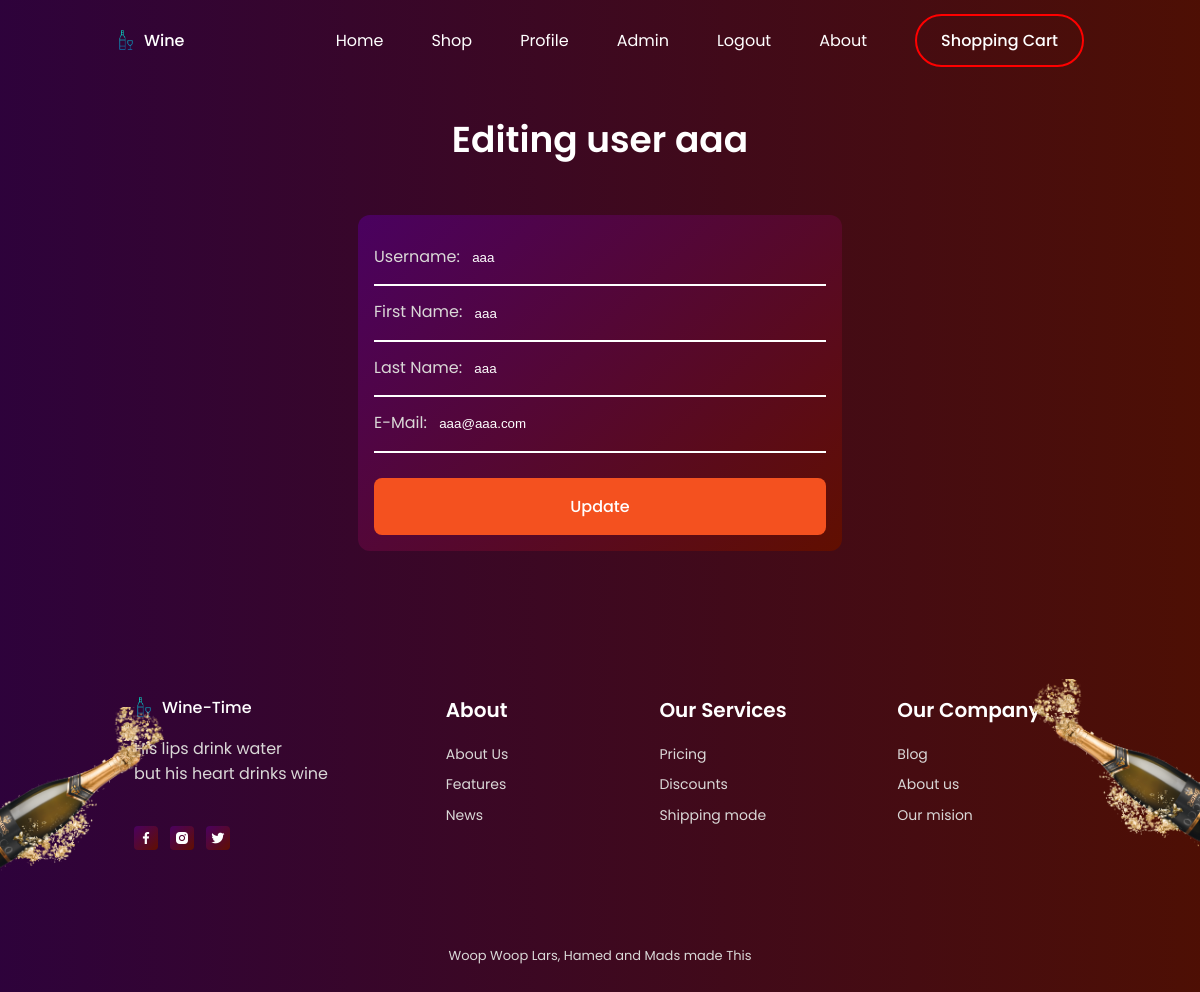
The app's page /adminEditUsers.php?id=1 (signed in) with its own data.
### tables this page shows
CREATE TABLE IF NOT EXISTS `users` (
  `id` int AUTO_INCREMENT NOT NULL PRIMARY KEY,
  `rank` int(11) NOT NULL,
  `fName` varchar(50) NOT NULL,
  `lName` varchar(50) NOT NULL,
  `user` varchar(50) NOT NULL,
  `pass` varchar(100) NOT NULL,
  `email` varchar(255) NOT NULL
);

### classes/DAO/DbCon.php (called while the page is built, shortened)
<?php
class DbCon
{
    protected function connect()
    {
        try {
            $user = "admin5";
            $pass = "123456";
            $dbcon = new \PDO('mysql:host=localhost;dbname=WineTimeDB;charset=utf8', $user, $pass);
            return $dbcon;
        } catch (\PDOException $e) {
            print "Error!: " . $e->getMessage() . "<br/>";
            die();
        }
    }
}

### classes/DAO/Admin.php (called while the page is built, shortened)
<?php
class Admin extends DbCon
{
    public function showUser($entryID)
    {
        try {
            $sqlGet = "SELECT * FROM Users WHERE id=$entryID";
            $stmt = $this->connect()->prepare($sqlGet);
            $stmt->bindParam($entryID, $entryID, \PDO::PARAM_INT);
            if (!$stmt->execute()) {
                $stmt = null;
                header("Location: ../adminUsers.php?error=stmtfailed");
                exit();
            }
            $getUser = $stmt->fetchAll();
            return $getUser;
        } catch (\Throwable $th) {
            $th = header("Location: ../adminUsers.php?error=stmtfailed");
        }
    }
}

### adminEditUsers.php (the view, shortened to what this page needs)
<?php include_once './header.php';
if (isset($_GET['id'])) {
?>
    <?php
    $userView = new \DAO\Admin();
    $user = $userView->showUser($_GET['id']);
    ?>
    <section class="section login">
        <div class="newsletter__container container">
            <h3 class="section__title">Editing user <?php echo $user[0][4] ?></h3>
            <form class="login__form" name="contact" method="post" action="./includes/UpdateUser.inc.php">
                <div style="border-bottom: 2px solid white !important;">
                    <label for="userName">Username:</label>
                    <input id="userName" name="userName" type="text" value="<?php echo $user[0][4] ?>" class="login__input" required="" aria-required="true">
                </div>
                <div style="border-bottom: 2px solid white !important;">
                    <label for="firstName">First Name:</label>
                    <input id="firstName" name="firstName" type="text" value="<?php echo $user[0][2] ?>" class="login__input" required="" aria-required="true">
                </div>
                <div style="border-bottom: 2px solid white !important;">
                    <label for="lastName">Last Name:</label>
                    <input id="lastName" name="lastName" type="text" value="<?php echo $user[0][3] ?>" class="login__input" required="" aria-required="true">
                </div>
                <div style="border-bottom: 2px solid white !important;">
                    <label for="email">E-Mail:</label>
                    <input id="email" name="email" type="email" value="<?php echo $user[0][6] ?>" class="login__input" required="" aria-required="true">
                </div>
                <button class="button" type="submit" name="submit">Update
                </button>
            </form>
        </div>
    </section>
<?php
} else {
    header("Location: ./adminUsers.php?status=0");
} ?>
<?php include_once './footer.php'; ?>

### assets/css/styles.css (style rules this page uses)
:root { --header-height: 3.5rem; --hue: 14; --first-color: hsl(var(--hue), 91%, 54%); --first-color-alt: hsl(var(--hue), 91%, 50%); --title-color: hsl(var(--hue), 4%, 100%); --text-color: hsl(var(--hue), 4%, 85%); --text-color-light: hsl(var(--hue), 4%, 55%); --body-color: linear-gradient( 90deg, hsl(286, 93%, 12%) 0%, hsl(9, 90%, 16%) 100% ); --container-color: linear-gradient( 136deg, hsl(286, 98%, 19%) 0%, hsl(9, 100%, 19%) 100% ); --body-font: "Poppins", sans-serif; --biggest-font-size: 2rem; --h1-font-size: 1.5rem; --h2-font-size: 1.25rem; --h3-font-size: 1rem; --normal-font-size: 0.938rem; --small-font-size: 0.813rem; --smaller-font-size: 0.75rem; --font-medium: 500; --font-semi-bold: 600; --font-black: 900; --mb-0-25: 0.25rem; --mb-0-5: 0.5rem; --mb-0-75: 0.75rem; --mb-1: 1rem; --mb-1-5: 1.5rem; --mb-2: 2rem; --mb-2-5: 2.5rem; --z-tooltip: 10; --z-fixed: 100; }
@media screen and (min-width: 992px) { :root { --biggest-font-size: 4rem; --h1-font-size: 2.25rem; --h2-font-size: 1.5rem; --h3-font-size: 1.25rem; --normal-font-size: 1rem; --small-font-size: 0.875rem; --smaller-font-size: 0.813rem; } }
* { box-sizing: border-box; padding: 0; margin: 0; }
html { scroll-behavior: smooth; }
body { margin: var(--header-height) 0 0 0; font-family: var(--body-font); font-size: var(--normal-font-size); background: var(--body-color); color: var(--text-color); }
h1, h2, h3, h4 { color: var(--title-color); font-weight: var(--font-semi-bold); }
button, input { border: none; outline: none; }
button { cursor: pointer; font-family: var(--body-font); font-size: var(--normal-font-size); }
.section { padding: 4.5rem 0 2rem; }
.section__title { font-size: var(--h2-font-size); margin-bottom: var(--mb-2); text-align: center; }
.container { max-width: 968px; margin-left: var(--mb-1-5); margin-right: var(--mb-1-5); }
.button { display: inline-block; background-color: var(--first-color); color: var(--title-color); padding: 1rem 1.75rem; border-radius: 0.5rem; font-weight: var(--font-medium); transition: 0.3s; }
.login__form { background: var(--container-color); padding: 1rem; display: flex; flex-direction: column; justify-content: space-between; border-radius: 0.75rem; }
.login__input { width: 70%; padding: 1.2rem 0.5rem; background: none; color: var(--title-color); }
.login__input::placeholder { color: var(--text-color); }
@media screen and (min-width: 576px) { .newsletter__container { display: grid; grid-template-columns: 0.7fr; justify-content: center; } }
@media screen and (min-width: 767px) { body { margin: 0; } }
@media screen and (min-width: 767px) { .section { padding: 7rem 0 2rem; } }
@media screen and (min-width: 767px) { .newsletter__container { grid-template-columns: 0.5fr; } }
@media screen and (min-width: 992px) { .container { margin-left: auto; margin-right: auto; } }
@media screen and (min-width: 992px) { .section__title { font-size: var(--h1-font-size); margin-bottom: 3rem; } }

### records on screen
users: user "aaa", userName "aaa", firstName "aaa", lastName "aaa", email "aaa@aaa.com"
